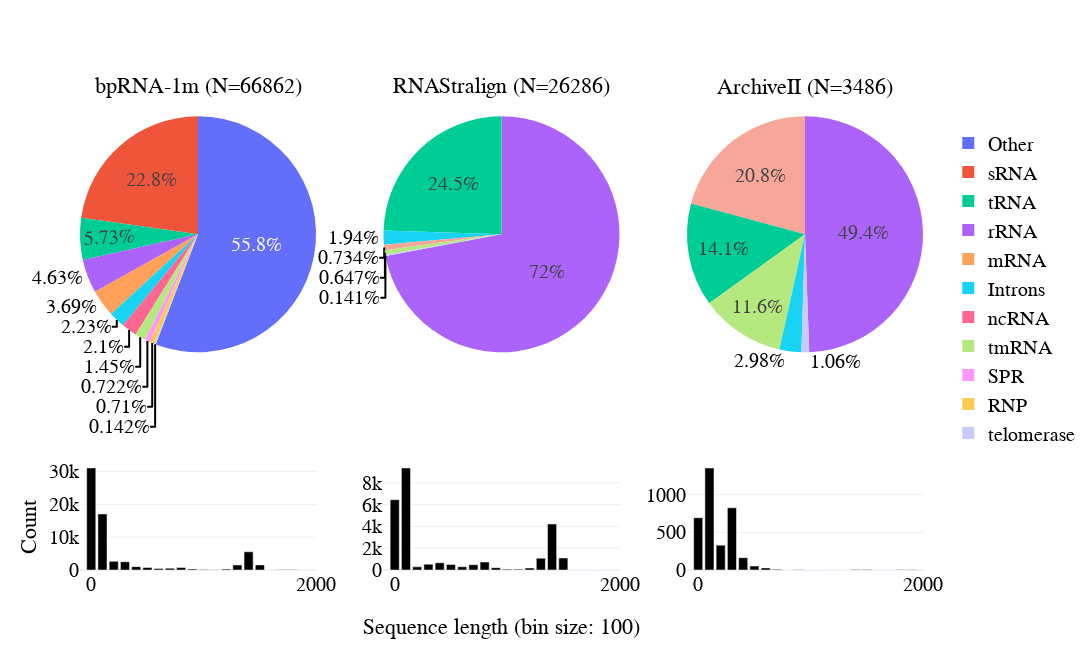

Source (notebook cell):
### Code cell
import plotly.graph_objects as go
from plotly.subplots import make_subplots



# first row is piechart of family distribution
# second row is histogram of sequence length distribution
# I want it to look like a paper figure

if 'bpRNA-1m(90)' in hists.keys():
    del hists['bpRNA-1m(90)'] 

fig = make_subplots(rows=2, cols=3, specs=[[{'type': 'domain'}]*3, [{'type': 'histogram'}]*3], 
                    subplot_titles=[f"{name} (N={np.nansum(df_family[name]).astype(int)})" for name in hists.keys()],
                    vertical_spacing=vertical_spacing,
                    horizontal_spacing=horizontal_spacing,
                    row_heights=[0.5, 0.2],
)

for i in fig['layout']['annotations']:
    i['font'] = dict(size=22)
    

for i, name in enumerate(hists.keys()):
    fig.add_trace(go.Pie(
        labels=df_family.index,
        values=df_family[name],
        name=name,
        textinfo=f'percent',
        texttemplate='%{percent}',
        textposition='auto',
        showlegend=i==0,
        # sort=True,
        # legennd location
        # domain={'x': [0.0, 0.25], 'y': [0.5, 1.0]} if i == 0 else {'x': [0.25, 0.5], 'y': [0.5, 1.0]} if i == 1 else {'x': [0.5, 0.75], 'y': [0.5, 1.0]} if i == 2 else {'x': [0.75, 1.0], 'y': [0.5, 1.0]},
    ), row=1, col=i+1)
    fig.add_trace(go.Bar(
        x=hists[name][1][:-1],
        y=hists[name][0],
        name=name,
        showlegend=False,
        marker_color='rgb(0, 0, 0)',
    ), row=2, col=i+1)
    # fig.update_yaxes(row=2, col=i+1,  range=[0, 50000])
    fig.update_xaxes(row=2, col=i+1, range=[-100, 2000], tick0=0, dtick=2000)
    # make bar width constant
    # add horitontal lines
    fig.update_layout(barmode='overlay', bargap=0.1, bargroupgap=0.1)

# write 'sequence length' at the bottom, centered
fig.add_annotation(dict(
    x=0.5,
    y=-0.15,
    text='Sequence length (bin size: 100)',
    showarrow=False,
    font=dict(size=22),
    xref='paper',
    yref='paper',
    xanchor='center',
    yanchor='bottom',
))

fig.add_annotation(dict(
    x=-0.06,
    y=0.03,
    text='Count',
    showarrow=False,
    font=dict(size=22),
    xref='paper',
    yref='paper',
    xanchor='center',
    yanchor='bottom',
    textangle=-90
), 
)

fig.update_layout(
    height=height,
    width=width,
    title_x=0.5,
    title_y=0.95,
    font_size=20,
    font_family='Arial',
    font_color='black',
    legend_font_size=20,
    legend_font_family='Arial',
    legend_font_color='black',
    legend_x=1.03,
    legend_y=0.95,
    # legend_orientation='h',
    legend_traceorder='normal',
    legend_bordercolor='black',
    template="plotly_white",
)

### Figure 1 — Plotly figure (JSON) as saved in the notebook; plotly's stock layout.template omitted (floating-point values rounded to 4 significant figures)
{"data": [{"domain": {"x": [0, 0.28], "y": [0.4286, 1]}, "labels": ["Other", "sRNA", "tRNA", "rRNA", "mRNA", "Introns", "ncRNA", "tmRNA", "SPR", "RNP", "telomerase", "SRP"], "name": "bpRNA-1m", "showlegend": true, "textinfo": "percent", "textposition": "auto", "texttemplate": "%{percent}", "type": "pie", "values": [37340, 15216, 3828, 3093, 2470, 1488, 1403, 971, 483, 475, 95, null]}, {"marker": {"color": "rgb(0, 0, 0)"}, "name": "bpRNA-1m", "showlegend": false, "type": "bar", "x": [0, 100, 200, 300, 400, 500, 600, 700, 800, 900, 1000, 1100, 1200, 1300, 1400, 1500, 1600, 1700, 1800, 1900, 2000, 2100, 2200, 2300, 2400, 2500, 2600, 2700, 2800, 2900, 3000, 3100, 3200, 3300, 3400, 3500, 3600, 3700, 3800, 3900, 4000, 4100, 4200, 4300], "xaxis": "x", "y": [31062, 17054, 2641, 2502, 1025, 755, 424, 552, 764, 341, 120, 107, 270, 1536, 5534, 1557, 18, 49, 55, 23, 14, 11, 1, 1, 2, 2, 4, 12, 71, 179, 50, 14, 7, 19, 17, 15, 9, 9, 4, 17, 6, 0, 3, 6], "yaxis": "y"}, {"domain": {"x": [0.36, 0.64], "y": [0.4286, 1]}, "labels": ["Other", "sRNA", "tRNA", "rRNA", "mRNA", "Introns", "ncRNA", "tmRNA", "SPR", "RNP", "telomerase", "SRP"], "name": "RNAStralign", "showlegend": false, "textinfo": "percent", "textposition": "auto", "texttemplate": "%{percent}", "type": "pie", "values": [null, null, 6436, 18939, null, 511, null, 170, null, null, 37, 193]}, {"marker": {"color": "rgb(0, 0, 0)"}, "name": "RNAStralign", "showlegend": false, "type": "bar", "x": [0, 100, 200, 300, 400, 500, 600, 700, 800, 900, 1000, 1100, 1200, 1300, 1400, 1500, 1600, 1700, 1800, 1900, 2000, 2100, 2200, 2300, 2400, 2500, 2600, 2700, 2800, 2900, 3000, 3100, 3200, 3300, 3400, 3500, 3600, 3700, 3800, 3900, 4000, 4100, 4200, 4300], "xaxis": "x2", "y": [6454, 9362, 291, 533, 660, 497, 297, 488, 732, 212, 80, 79, 185, 1087, 4223, 1100, 3, 1, 2, 0, 0, 0, 0, 0, 0, 0, 0, 0, 0, 0, 0, 0, 0, 0, 0, 0, 0, 0, 0, 0, 0, 0, 0, 0], "yaxis": "y2"}, {"domain": {"x": [0.72, 1], "y": [0.4286, 1]}, "labels": ["Other", "sRNA", "tRNA", "rRNA", "mRNA", "Introns", "ncRNA", "tmRNA", "SPR", "RNP", "telomerase", "SRP"], "name": "ArchiveII", "showlegend": false, "textinfo": "percent", "textposition": "auto", "texttemplate": "%{percent}", "type": "pie", "values": [null, null, 493, 1723, null, 104, null, 404, null, null, 37, 725]}, {"marker": {"color": "rgb(0, 0, 0)"}, "name": "ArchiveII", "showlegend": false, "type": "bar", "x": [0, 100, 200, 300, 400, 500, 600, 700, 800, 900, 1000, 1100, 1200, 1300, 1400, 1500, 1600, 1700, 1800, 1900, 2000, 2100, 2200, 2300, 2400, 2500, 2600, 2700, 2800, 2900, 3000, 3100, 3200, 3300, 3400, 3500, 3600, 3700, 3800, 3900, 4000, 4100, 4200, 4300], "xaxis": "x3", "y": [694, 1355, 330, 826, 164, 53, 28, 9, 0, 2, 0, 0, 1, 0, 6, 7, 0, 1, 3, 2, 0, 0, 0, 0, 0, 0, 0, 0, 0, 5, 0, 0, 0, 0, 0, 0, 0, 0, 0, 0, 0, 0, 0, 0], "yaxis": "y3"}], "layout": {"annotations": [{"font": {"size": 22}, "showarrow": false, "text": "bpRNA-1m (N=66862)", "x": 0.14, "xanchor": "center", "xref": "paper", "y": 1, "yanchor": "bottom", "yref": "paper"}, {"font": {"size": 22}, "showarrow": false, "text": "RNAStralign (N=26286)", "x": 0.5, "xanchor": "center", "xref": "paper", "y": 1, "yanchor": "bottom", "yref": "paper"}, {"font": {"size": 22}, "showarrow": false, "text": "ArchiveII (N=3486)", "x": 0.86, "xanchor": "center", "xref": "paper", "y": 1, "yanchor": "bottom", "yref": "paper"}, {"font": {"size": 22}, "showarrow": false, "text": "Sequence length (bin size: 100)", "x": 0.5, "xanchor": "center", "xref": "paper", "y": -0.15, "yanchor": "bottom", "yref": "paper"}, {"font": {"size": 22}, "showarrow": false, "text": "Count", "textangle": -90, "x": -0.06, "xanchor": "center", "xref": "paper", "y": 0.03, "yanchor": "bottom", "yref": "paper"}], "bargap": 0.1, "bargroupgap": 0.1, "barmode": "overlay", "font": {"color": "black", "family": "Arial", "size": 20}, "height": 650, "legend": {"bordercolor": "black", "font": {"color": "black", "family": "Arial", "size": 20}, "traceorder": "normal", "x": 1.03, "y": 0.95}, "title": {"x": 0.5, "y": 0.95}, "width": 1200, "xaxis": {"anchor": "y", "domain": [0, 0.28], "dtick": 2000, "range": [-100, 2000], "tick0": 0}, "xaxis2": {"anchor": "y2", "domain": [0.36, 0.64], "dtick": 2000, "range": [-100, 2000], "tick0": 0}, "xaxis3": {"anchor": "y3", "domain": [0.72, 1], "dtick": 2000, "range": [-100, 2000], "tick0": 0}, "yaxis": {"anchor": "x", "domain": [0, 0.2286]}, "yaxis2": {"anchor": "x2", "domain": [0, 0.2286]}, "yaxis3": {"anchor": "x3", "domain": [0, 0.2286]}}}
